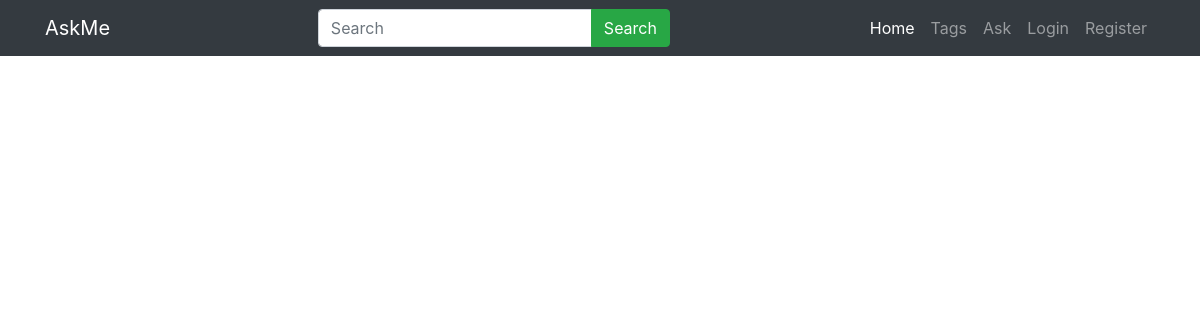
The app's page /tag/python, older data.
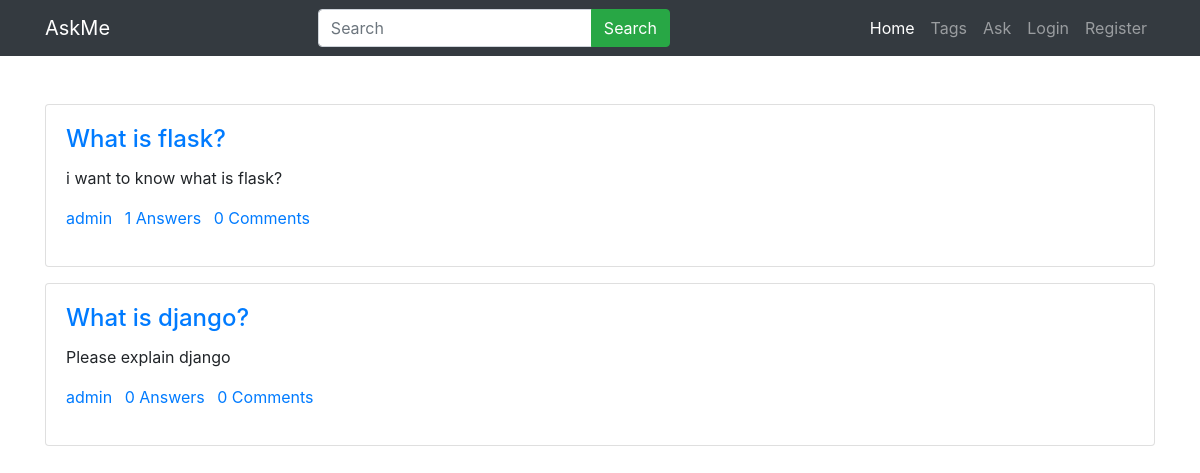
The same page, newer data.
### main/models.py (models this page shows, shortened)
class Question(models.Model):
    user=models.ForeignKey(CustomUser,on_delete=models.CASCADE)
    title=models.CharField(max_length=300)
    detail=models.TextField()
    tags=models.TextField(default='')
    add_time=models.DateTimeField(auto_now_add=True)

class CustomUser(AbstractUser):
    bio=models.TextField()
    location=models.CharField(max_length=200)

### main/views.py (the view)
# urls.py: path('tag/<str:tag>',views.tag,name='tag'),
def tag(request,tag):
    quests=Question.objects.annotate(total_comments=Count('answer__comment')).filter(tags__icontains=tag).order_by('-id')
    paginator=Paginator(quests,10)
    page_num=request.GET.get('page',1)
    quests=paginator.page(page_num)
    return render(request,'tag.html',{'quests':quests,'tag':tag})

### main/templates/tag.html (shortened to what this page needs)
{% extends 'base.html' %}
{% load static %}
{% load humanize %}
{% block content %}
    <div class="container py-5">
        {% for quest in quests %}
        <div class="card mb-3">
            <div class="card-body">
                <h4 class="card-title"><a href="/detail/{{quest.id}}">{{quest.title}}</a></h4>
                <p class="card-text">{{quest.detail}}</p>
                <p>
                    <a href="#" class="mr-2">{{quest.user.username}}</a>
                    <a href="#" class="mr-2">{{quest.answer_set.count}} Answers</a>
                    <a href="#" class="mr-2">{{quest.total_comments}} Comments</a>
                </p>
            </div>
        </div>
        {% endfor %}
    </div>
{% endblock %}

Row changes from the older to the newer data that the page shows:
added Question: title "What is flask?", detail "i want to know what is flask?", user.username "admin", answer_set.count "1", total_comments "0"
added Question: title "What is django?", detail "Please explain django", user.username "admin", answer_set.count "0", total_comments "0"
